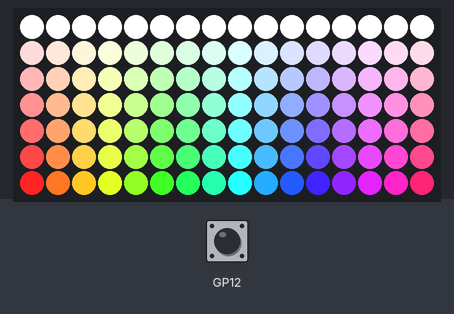
Recording of a program running on a simulated Raspberry Pi Pico running MicroPython. Shown: 16×7 RGB LED matrix. The inputs (shaded band) are chosen by the test bench. What the program prints to the serial console is not drawn. At 1.3 s the program stops and its outputs stay as they are.

Above: at 1.2 s.
1.3 s: button A pressed for 0.15 s
Timing chart, 0 to 2.8 s (numbered marks = the images above; inputs shaded):
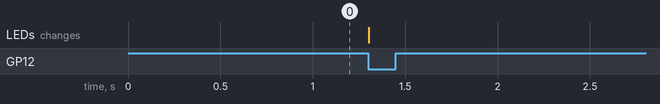

The program:

demo.py
```python
import picounicorn

picounicorn.init()


# From CPython Lib/colorsys.py
def hsv_to_rgb(h, s, v):
    if s == 0.0:
        return v, v, v
    i = int(h * 6.0)
    f = (h * 6.0) - i
    p = v * (1.0 - s)
    q = v * (1.0 - s * f)
    t = v * (1.0 - s * (1.0 - f))
    i = i % 6
    if i == 0:
        return v, t, p
    if i == 1:
        return q, v, p
    if i == 2:
        return p, v, t
    if i == 3:
        return p, q, v
    if i == 4:
        return t, p, v
    if i == 5:
        return v, p, q


w = picounicorn.get_width()
h = picounicorn.get_height()

# Display a rainbow across Pico Unicorn
for x in range(w):
    for y in range(h):
        r, g, b = [int(c * 255) for c in hsv_to_rgb(x / w, y / h, 1.0)]
        picounicorn.set_pixel(x, y, r, g, b)

print("Press Button A")

while not picounicorn.is_pressed(picounicorn.BUTTON_A):  # Wait for Button A to be pressed
    pass

# Clear the display
for x in range(w):
    for y in range(h):
        picounicorn.set_pixel(x, y, 0, 0, 0)

print("Button A pressed!")
```
